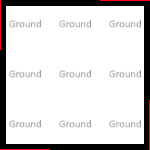

The image is a tile-based game level rendered from a .tmx file. Its description and complete source (layers, tilesets, objects, tile grids) follow:
An orthogonal 3x3 tile map with 50x50 px tiles, 2 tile layers (Ground, Walls), 4 hidden layers not drawn, 2 tilesets and 10 objects (2x Poster, 2x SignLeft, /TrainingGround/Elevator).

<map version="1.5" tiledversion="1.5.0" orientation="orthogonal" renderorder="left-up" compressionlevel="0" width="3" height="3" tilewidth="50" tileheight="50" infinite="0" nextlayerid="42" nextobjectid="78">
 <properties>
  <property name="AudioEffect" value="guide-galleryexit.mp3" />
  <property name="Chapter" value="walkthrough" />
  <property name="NoAgents" type="bool" value="false" />
  <property name="NoSpawning" type="bool" value="false" />
 </properties>
 <tileset firstgid="1" source="../../_Tiled/Master.tsx" />
 <tileset firstgid="33" source="../../_Tiled/Deco.tsx" />
 <group id="5" name="Floor 0">
  <properties>
   <property name="Height" type="float" value="2.5" />
   <property name="NoSpawning-Frames" type="bool" value="true" />
  </properties>
  <layer id="1" name="Ground" width="3" height="3">
   <properties>
    <property name="Materials" value="[ground]" />
    <property name="Walkable" type="bool" value="true" />
   </properties>
   <data encoding="csv">
4,4,4,
4,4,4,
4,4,4
</data>
  </layer>
  <layer id="28" name="Ceiling" width="3" height="3" visible="0">
   <properties>
    <property name="AtCeiling" type="bool" value="true" />
    <property name="Materials" value="[ceiling]" />
   </properties>
   <data encoding="csv">
0,3,3,
3,3,3,
3,3,3
</data>
  </layer>
  <objectgroup id="38" name="Ceiling">
   <object id="72" gid="3" x="0" y="50" width="50" height="50">
    <properties>
     <property name="DontPropagate-Virtual" type="bool" value="true" />
     <property name="Virtual" type="bool" value="true" />
    </properties>
   </object>
  </objectgroup>
  <layer id="3" name="Walls" width="3" height="3">
   <properties>
    <property name="ConnectToCeiling" type="bool" value="true" />
    <property name="Materials" value="[walls]" />
   </properties>
   <data encoding="csv">
2684354566,3221225477,3221225478,
2684354565,0,1610612741,
6,5,1610612742
</data>
  </layer>
  <objectgroup id="27" name="Objects" />
  <objectgroup id="40" name="Images">
   <object id="74" type="Poster" gid="39" x="50" y="150" width="50" height="50">
    <properties>
     <property name="Image" value="https://travrsal.com/img/OutOrDead_EngineDescription.jpg" />
     <property name="Snap" type="bool" value="true" />
     <property name="Y" type="int" value="2" />
    </properties>
   </object>
   <object id="76" type="Poster" gid="39" x="7" y="93" width="50" height="50" rotation="90">
    <properties>
     <property name="Snap" type="bool" value="true" />
     <property name="Y" type="int" value="2" />
    </properties>
   </object>
  </objectgroup>
  <objectgroup id="41" name="Signs">
   <object id="75" type="SignLeft" gid="39" x="0" y="50" width="50" height="50" rotation="90">
    <properties>
     <property name="Anchor" value="0,-1" />
     <property name="Snap" type="bool" value="true" />
     <property name="Text" value="Named Image" />
     <property name="Y" type="int" value="2" />
    </properties>
   </object>
   <object id="77" type="SignLeft" gid="39" x="0" y="150" width="50" height="50">
    <properties>
     <property name="Anchor" value="1,0" />
     <property name="Snap" type="bool" value="true" />
     <property name="Text" value="Live Web Image" />
     <property name="Y" type="int" value="2" />
    </properties>
   </object>
  </objectgroup>
  <objectgroup id="37" name="Transitions">
   <object id="71" type="/TrainingGround/Elevator" gid="9" x="50" y="0" width="50" height="50" rotation="180" />
  </objectgroup>
 </group>
 <group id="30" name="Floor 1" visible="0">
  <properties>
   <property name="Height" type="float" value="2.5" />
  </properties>
  <layer id="31" name="Ground" width="3" height="3">
   <properties>
    <property name="Materials" value="[ground]" />
    <property name="Walkable" type="bool" value="true" />
   </properties>
   <data encoding="csv">
0,4,4,
4,4,4,
4,4,4
</data>
  </layer>
  <objectgroup id="39" name="Ground">
   <object id="73" gid="4" x="0" y="50" width="50" height="50">
    <properties>
     <property name="DontPropagate-Virtual" type="bool" value="true" />
     <property name="Virtual" type="bool" value="true" />
    </properties>
   </object>
  </objectgroup>
  <layer id="32" name="Ceiling" width="3" height="3" visible="0">
   <properties>
    <property name="AtCeiling" type="bool" value="true" />
    <property name="Materials" value="[ceiling]" />
   </properties>
   <data encoding="csv">
3,3,3,
3,3,3,
3,3,3
</data>
  </layer>
  <layer id="33" name="Walls" width="3" height="3">
   <properties>
    <property name="ConnectToCeiling" type="bool" value="true" />
    <property name="Materials" value="[walls]" />
   </properties>
   <data encoding="csv">
2684354566,3221225477,3221225478,
2684354565,0,1610612741,
6,5,1610612742
</data>
  </layer>
  <objectgroup id="34" name="InnerWalls">
   <properties>
    <property name="ConnectToCeiling" type="bool" value="true" />
    <property name="Materials" value="[walls]" />
   </properties>
   <object id="68" gid="5" x="100" y="150" width="50" height="50" rotation="-90">
    <properties>
     <property name="Anchor" value="1,0" />
    </properties>
   </object>
   <object id="69" gid="5" x="100" y="100" width="50" height="50" rotation="-90">
    <properties>
     <property name="Anchor" value="1,0" />
    </properties>
   </object>
  </objectgroup>
  <objectgroup id="35" name="Transitions">
   <object id="70" gid="8" x="100" y="100" width="50" height="50" rotation="90">
    <properties>
     <property name="TargetZone" value="Hub" />
    </properties>
   </object>
  </objectgroup>
  <objectgroup id="36" name="Objects" />
 </group>
</map>
